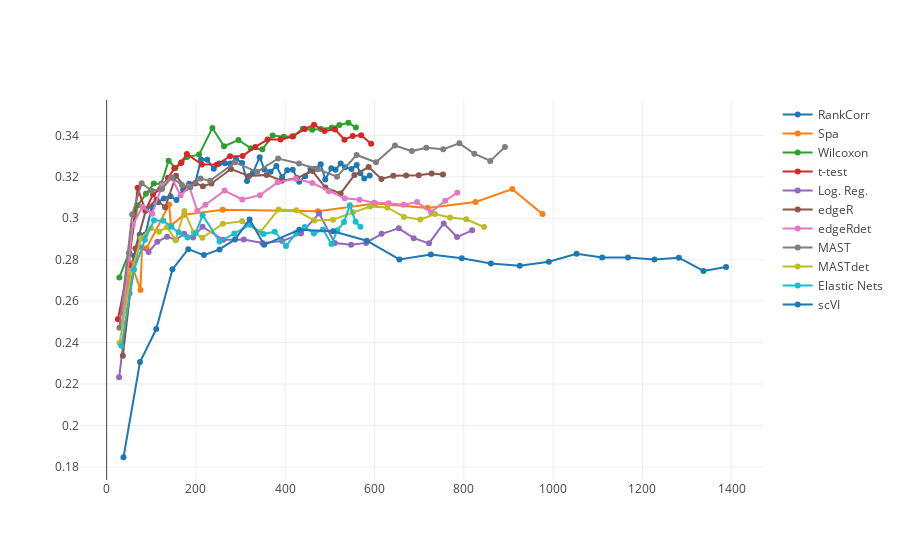

Notebook code cell kept with this figure:
### Code cell
scores = ['ari', 'ami', 'fms']
score = scores[0]

if score is 'ari':
    traces = paulARI
elif score is 'ami':
    traces = paulAMI
elif score is 'fms':
    traces = paulFMS
else:
    print("Warning: Invalid score selected.  Printing all scores.")
    traces = paulAMI + paulFMS + paulARI

iplot(traces)
